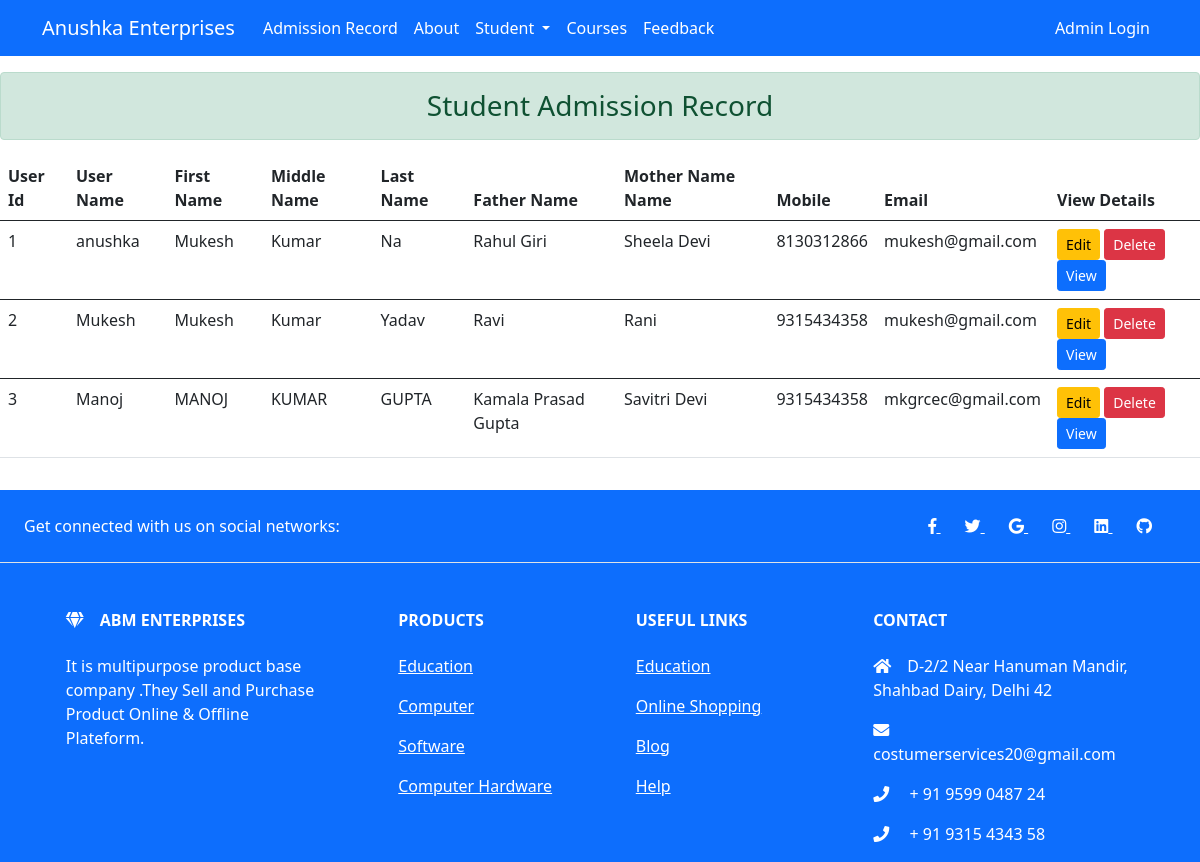
Screenshot of /adminn/admindashboard/ with the database file from the repository.
### edu/models.py (models this page shows)
class Addmissionform(models.Model):
    user = models.ForeignKey(User,on_delete=models.CASCADE)
    firstname = models.CharField(max_length=100)
    middlename = models.CharField(max_length=100)
    lastname =  models.CharField(max_length=100)
    fathername = models.CharField(max_length=100)
    mothername = models.CharField(max_length=100)
    dob        = models.DateField(auto_now = False, auto_now_add = False)
    gender     = models.CharField(max_length=100)
    mobile     = models.PositiveIntegerField()
    email      = models.EmailField()
    address    = models.CharField(max_length=150)
    city       = models.CharField(max_length=100)
    state      = models.CharField(choices= STATE_CHOICE,  max_length=25)
    pin        = models.PositiveIntegerField()
    board=models.CharField(max_length=100)
    board1=models.CharField(max_length=100)
    board2=models.CharField(max_length=100)
    passing_year=models.PositiveBigIntegerField()
    passing_year1=models.PositiveBigIntegerField()
    passing_year2=models.PositiveBigIntegerField()
    percentage=models.CharField(max_length=100)
    percentage1=models.CharField(max_length=100)
    percentage2=models.CharField(max_length=100)
    roll_number=models.PositiveBigIntegerField()
    roll_number1=models.PositiveBigIntegerField()
    roll_number2=models.PositiveBigIntegerField()
    photo=models.ImageField(upload_to='photoimage',blank=True)
    signature=models.ImageField(upload_to='signatureimage',blank=True)
    matriculation=models.FileField(upload_to='matricdoc',blank=True)
    intermediate=models.FileField(upload_to='intermediatedoc',blank=True)
    graducation=models.FileField(upload_to='graducationdoc',blank=True)
    postgraducation=models.FileField(upload_to='postgraducationdoc',blank=True)
    address_proof=models.FileField(upload_to='photodoc',blank=True)
    course_applied_for=models.CharField(choices=COURSE_CHOICE,max_length=25)

### adminportal/views.py (the view)
# urls.py: path('admindashboard/',views.admin_dashboard , name="admindashboard"),
def admin_dashboard(request):
    admission_list = Addmissionform.objects.all()
    return render(request,'adminportal/admindashboard.html',{'admission_list':admission_list})

### adminportal/templates/adminportal/admindashboard.html (shortened to what this page needs)
 {% extends 'adminportal/base1.html' %}
{% load static %}
{% block content %}
<div class="container-fluid my-3  p-0 m-0 mt-3">
  <div class="row">
<div class="col-xl-12 col-12">
  <h3 class="text-center alert alert-success">Student Admission Record</h3>
<table class="table">
    <thead>
      <tr>
        <th scope="col">User Id</th>
        <th scope="col">User Name</th>
        <th scope="col">First Name</th>
        <th scope="col">Middle Name</th>
        <th scope="col">Last Name</th>
        <th scope="col">Father Name</th>
        <th scope="col">Mother Name Name</th>
        <th scope="col">Mobile</th>
        <th scope="col">Email</th>
        <th scope="col">View Details</th>
      </tr>
    </thead>
    {% if admission_list %}
    {% for list in admission_list %}
    <tbody>
      <tr>
        <div class="col-12">
        <td>{{list.id}}</td>
        <td>{{list.user}}</td>
        <td>{{list.firstname}}</td>
        <td>{{list.middlename}}</td>
        <td>{{list.lastname}}</td>
        <td>{{list.fathername}}</td>
        <td>{{list.mothername}}</td>
        <td>{{list.mobile}}</td>
        <td>{{list.email}}</td>
        <td>
        </div>
           <a href="{%  url 'updateform' list.id %}" class="btn btn-warning btn-sm">Edit</a>
           <form action="{%  url 'deleteform' list.id %}" method="POST" class="d-inline"  enctype="multipart/form-data">
           <input type="submit" value="Delete" class="btn btn-danger btn-sm"/>
           </form>
           <form action="{%  url 'viewform' list.id %}" method="POST" class="d-inline">
           <input type="submit" value="View" class="btn btn-primary btn-sm"/>
           </form>
      </tr>
    </tbody>
    {% endfor %}
    {% else %}
    <tbody>
      <tr>
        <td>No Record Found</td>
      </tr>
    </tbody>
    {% endif %}
  </table>
  </div>
  </div>
  </div>
{% endblock content %}

### adminportal/templates/adminportal/admindashboard.html (style rules this page uses)
* { padding: 0; margin: 0; }

### rows the page displays
Addmissionform: id "1", user "anushka", firstname "Mukesh", middlename "Kumar", lastname "Na", fathername "Rahul Giri", mothername "Sheela Devi", mobile "8130312866", email "mukesh@gmail.com"
Addmissionform: id "2", user "Mukesh", firstname "Mukesh", middlename "Kumar", lastname "Yadav", fathername "Ravi", mothername "Rani", mobile "9315434358", email "mukesh@gmail.com"
Addmissionform: id "3", user "Manoj", firstname "MANOJ", middlename "KUMAR", lastname "GUPTA", fathername "Kamala Prasad Gupta", mothername "Savitri Devi", mobile "9315434358", email "mkgrcec@gmail.com"
